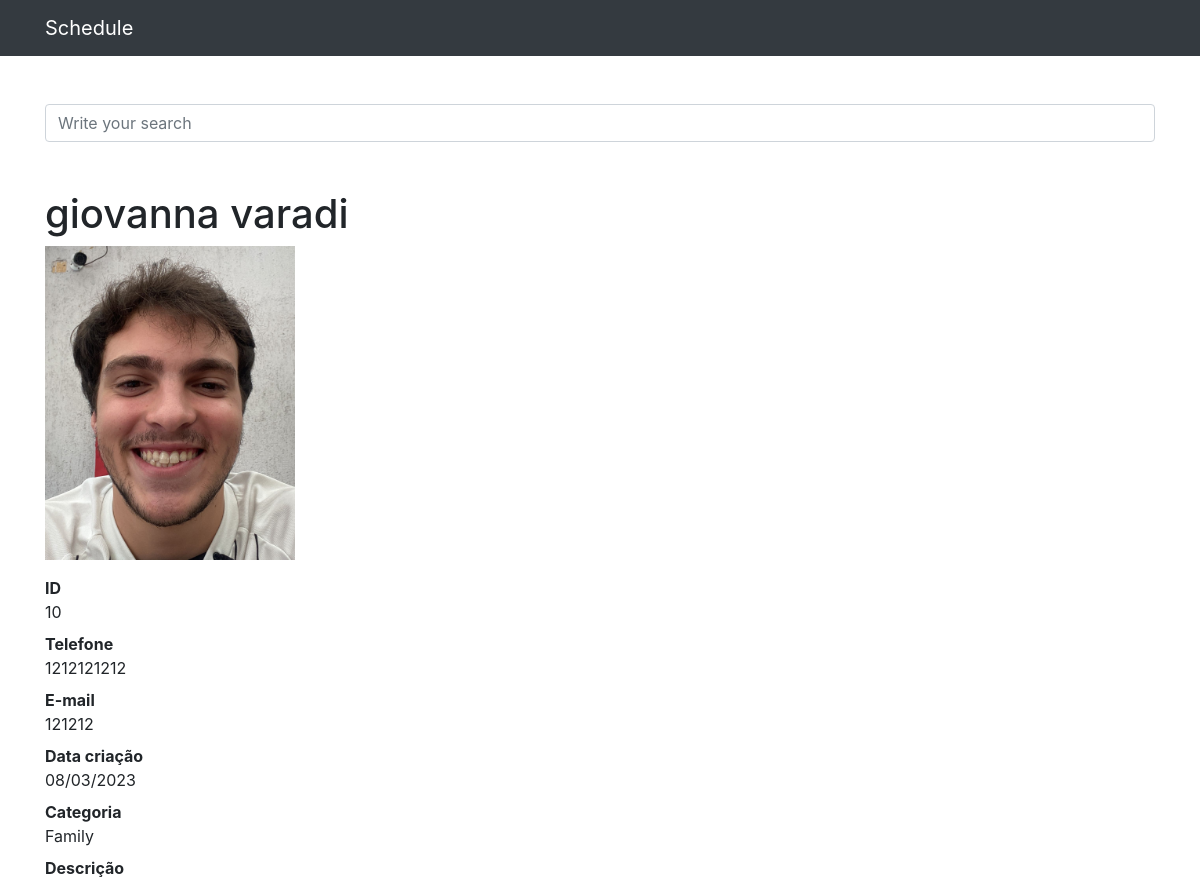
The page /10 on the database its author committed.
### contacts/models.py (models this page shows, shortened)
class Contacts(models.Model):
    name = models.CharField(max_length=100)
    surname = models.CharField(max_length=100, blank=True)
    phone = models.CharField(max_length=20)
    mail = models.CharField(max_length=100)
    creation_date = models.DateTimeField(default=timezone.now)
    description = models.TextField(blank=True)
    category = models.ForeignKey(Category, on_delete=models.DO_NOTHING)
    show = models.BooleanField(default=True)
    photo = models.ImageField(blank=True, upload_to='photos/%Y/%m')

class Category(models.Model):
    name = models.CharField(max_length=100)
    def __str__(self):
        return self.name

### contacts/views.py (the view)
# urls.py: path('<int:contact_id>', views.show_contact, name='show_contact'),
def show_contact(request, contact_id):
    contact = get_object_or_404(Contacts, id=contact_id)
    if not contact.show:
        raise Http404()
    return render(request, 'contacts/show_contact.html', {
        'contact': contact
    })

### contacts/templates/contacts/show_contact.html (shortened to what this page needs)
{% extends 'base.html' %}
{% block conteudo %}
    <h1 class="mt-5">{{ contact.name }} {{ contact.surname}}</h1>
    {% if contact.photo %}
        <p>
            <img src="{{ contact.photo.url }}" style="max-width: 250px; height: auto;">
        </p>
    {% endif %}
    <dl>
        <dt>ID</dt>
        <dd>{{ contact.id }}</dd>
        <dt>Telefone</dt>
        <dd>{{ contact.phone }}</dd>
        <dt>E-mail</dt>
        <dd>{{ contact.mail }}</dd>
        <dt>Data criação</dt>
        <dd>{{ contact.creation_date|date:'d/m/Y' }}</dd>
        <dt>Categoria</dt>
        <dd>{{ contact.category }}</dd>
        <dt>Descrição</dt>
    </dl>
{% endblock %}

### rows shown on the page
Contacts: name "giovanna", surname "varadi", photo (picture), id "10", phone "1212121212", mail "121212", creation_date "08/03/2023", category "Family"
